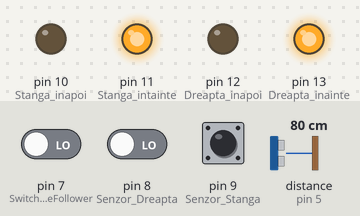
Recording of a sketch running on a simulated Arduino Uno, built with avr-gcc and run on an emulated ATmega328P. Shown: output pins drawn as LEDs (lit = HIGH). The test bench sets the inputs (shaded band); at power-on: distance to the obstacle (sensor on pin 5) 80 cm, pin 7 (Switch_intre_LineFollower) LOW, pin 8 (Senzor_Dreapta) LOW, pin 9 (Senzor_Stanga) HIGH.

Above: at 1.6 s.
1.7 s: distance to the obstacle (sensor on pin 5) set to 16 cm
3.5 s: distance to the obstacle (sensor on pin 5) set to 13 cm
At 5.6 s:
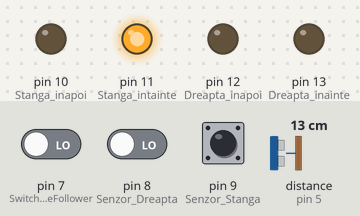
6.8 s: pin 7 (Switch_intre_LineFollower) driven HIGH
At 9.9 s:
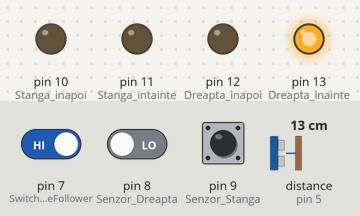
10.1 s: pin 7 (Switch_intre_LineFollower) driven LOW
At 11.5 s:
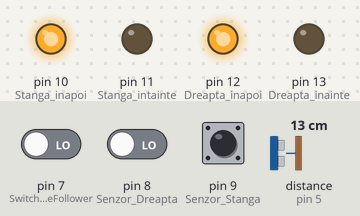
13.4 s: distance to the obstacle (sensor on pin 5) set to 18 cm
At 14.7 s:
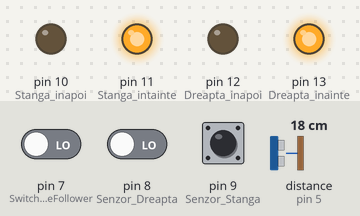
Timing chart, 0 to 16.2 s (numbered marks = the images above; inputs shaded):
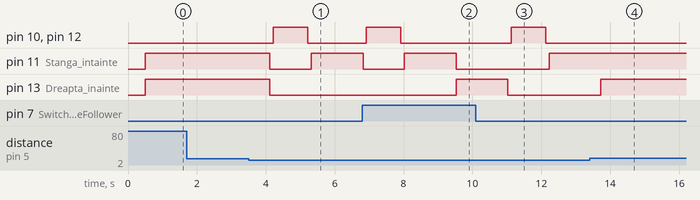

The sketch:

RC_Car_Line_Follower_1_0.ino
```cpp
#include <HCSR04.h>
UltraSonicDistanceSensor distanceSensor(6, 5);
int S1 ; //Senzor D1
int S2 ; //Senzor D2
int SW1 ;//Variabila MOD
int Dis;//Variabila distanta din senzor

void setup(){
//Definitie pini control motoare IO
  pinMode(9,INPUT);//Senzor Stanga
  pinMode(8,INPUT);//Senzor Dreapta
  pinMode(13,OUTPUT); //Dreapta inainte
  pinMode(12,OUTPUT); //Dreapta inapoi
  pinMode(11,OUTPUT); //Stanga intainte
  pinMode(10,OUTPUT); //Stanga inapoi
  pinMode(7,INPUT);// Switch intre LineFollower si ObjectAvoidance

}

void loop(){
  S1 = digitalRead(9); //Senzor Stanga
  S2 = digitalRead(8); //Senzor Dreapta
  SW1 = digitalRead(7);//Switch MOD
  delay(250);
  Dis = distanceSensor.measureDistanceCm();
  delay(250);


if(SW1==1){


 if(S1==0&S2==0){ //INAINTE


    digitalWrite(13,HIGH);//Dreapta inainte
    digitalWrite(12,LOW);
    digitalWrite(11,HIGH);//Stanga intainte
    digitalWrite(10,LOW);


      }else if(S1==1&S2==0){

    digitalWrite(13,HIGH);//Dreapta inainte
    digitalWrite(12,LOW);
    digitalWrite(11,LOW);
    digitalWrite(10,LOW);


      }
      else if(S1==0&S2==1){

    digitalWrite(13,LOW);
    digitalWrite(12,LOW);
    digitalWrite(11,HIGH);//Stanga intainte
    digitalWrite(10,LOW);
      }

}
else{


if(Dis>=15){
    digitalWrite(13,HIGH);//Dreapta inainte
    digitalWrite(12,LOW);
    digitalWrite(11,HIGH);//Stanga intainte
    digitalWrite(10,LOW);
    delay(100);


}else{
    digitalWrite(13,LOW);//STOP
    digitalWrite(12,LOW);
    digitalWrite(11,LOW);
    digitalWrite(10,LOW);
    delay(100);

    digitalWrite(13,LOW);//inapoi x secunde
    digitalWrite(12,HIGH);
    digitalWrite(11,LOW);
    digitalWrite(10,HIGH);


    delay(1000);

    digitalWrite(13,LOW);//STOP
    digitalWrite(12,LOW);
    digitalWrite(11,LOW);
    digitalWrite(10,LOW);
    delay(100);

    digitalWrite(13,LOW);
    digitalWrite(12,LOW);
    digitalWrite(11,HIGH);
    digitalWrite(10,LOW);

    delay(1000);


}

}
}
```

Measured:
- the behaviour switches between 15 and 14 cm on distance to the obstacle (sensor on pin 5) (found by bisection; images 0 and 1)
- after the input at 1.7 s, every drawn part: stays the same
- after the input at 3.5 s, pin 10 (Stanga_inapoi), pin 12 (Dreapta_inapoi): LOW → HIGH after 0.72 s, → LOW 1.0 s later; pin 11 (Stanga_intainte): HIGH → LOW after 0.62 s, → HIGH 1.2 s later; pin 13 (Dreapta_inainte): HIGH → LOW after 0.62 s
- after the input at 6.8 s, pin 10 (Stanga_inapoi), pin 12 (Dreapta_inapoi): goes on until 7.9 s, then stays LOW; pin 13 (Dreapta_inainte): LOW → HIGH after 2.7 s
- after the input at 10.1 s, pin 10 (Stanga_inapoi), pin 12 (Dreapta_inapoi): LOW → HIGH after 1.0 s, → LOW 1.0 s later; pin 11 (Stanga_intainte): LOW → HIGH after 2.1 s; pin 13 (Dreapta_inainte): HIGH → LOW after 0.93 s
- after the input at 13.4 s, pin 10 (Stanga_inapoi), pin 12 (Dreapta_inapoi): stays LOW (without the input it goes to HIGH after 0.43 s); pin 11 (Stanga_intainte): stays HIGH (without the input it goes to LOW after 0.33 s); pin 13 (Dreapta_inainte): LOW → HIGH after 0.33 s
